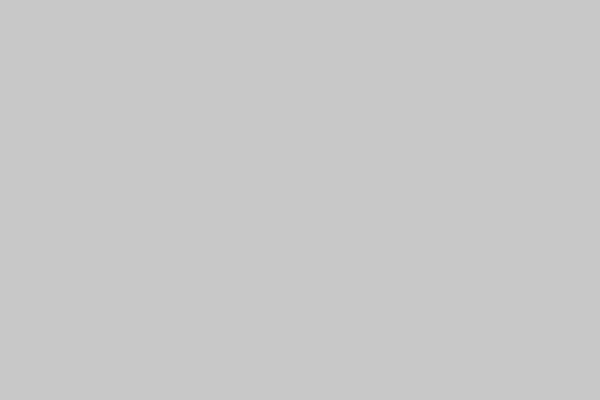
Frame 1 (no input)
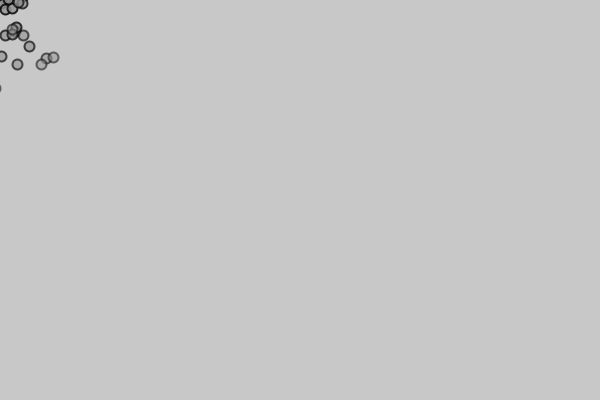
Frame 60 (the mouse pressed at the canvas centre just before this capture)
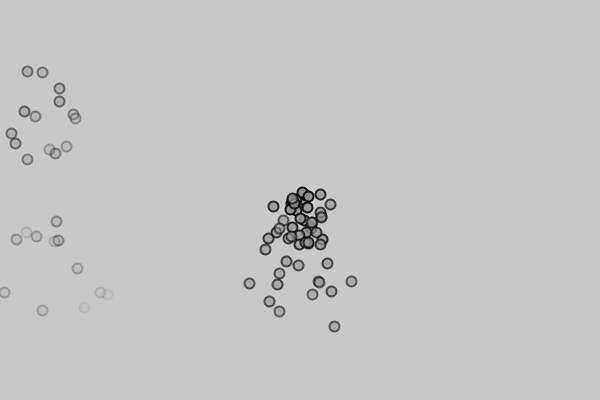
Frame 120 (the mouse held since frame 60 and released just before this capture)

The Processing sketch that drew these frames (run headless with seeded random() and noise(); from frame 60 on, the mouse is pressed at the canvas centre):

// Processing sketch: particles_mouse_location
// ── particles_mouse_location.pde

ArrayList<ParticleSystem> ps = new ArrayList<ParticleSystem>();

void setup() {
  size(600, 400);
  ps.add(new ParticleSystem()); 
}

void draw() {
  background(200);
  //noStroke();
  //fill(200, 2);
  //rect(0, 0, width, height);

  

  for (int i = 0; i < ps.size(); i++) {

    ParticleSystem p = ps.get(i);
    p.run();
  }
}

// ── particle.pde


class Particle {
 
  PVector loc;
  PVector velocity;
  PVector acc;
  float life;
  
  Particle(float mX, float mY) {
   loc = new PVector(mX, mY);
   velocity = new PVector(random(-1, 1), random(-1, 1));
   acc = new PVector(0, 0);
   life = 255;
  }
  
  void run() {
   update();
   display();
  }
  
  void update() {
   velocity.add(acc);
   loc.add(velocity);
   acc.mult(0);
   life += -2;
  }
  
  void display() {
    strokeWeight(2);
    stroke(10, life);
    fill(150, life);
    ellipse(loc.x, loc.y, 10, 10);
  }
  
  void applyForce(PVector force) {
    PVector f = force.get();
    acc.add(f);
  }
  
  
  
}

// ── particle_system.pde


class ParticleSystem {

  ArrayList<Particle> particles;

  ParticleSystem() {
    particles = new ArrayList<Particle>();
  }

  void run() {
    PVector gravity = new PVector(0, 0.05);

    particles.add(new Particle(mouseX, mouseY));

    for (int i = particles.size() - 1; i > 0; i--) {

      Particle p = particles.get(i);
      p.applyForce(gravity);
      p.run();

      if (p.life <= 0) {
        particles.remove(i);
      }
    }
  }
}
